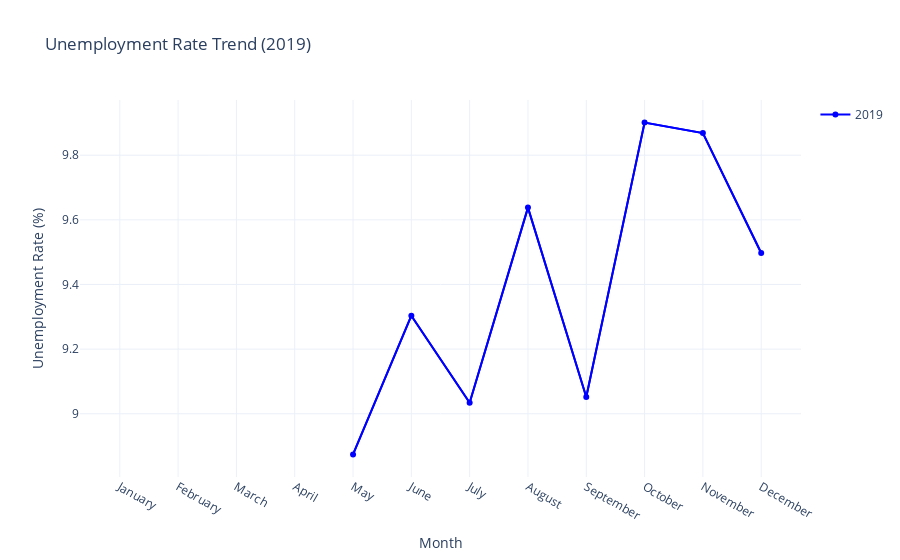

The code cell stored with this chart in its notebook:
### Code cell
df_2019 = df[df['Year'] == 2019]
month_order = [calendar.month_name[i] for i in range(1, 13)]
df_2019['Month'] = pd.Categorical(df_2019['Month'], categories=month_order, ordered=True)


df_2019_monthly_avg = df_2019.groupby('Month')['Estimated Unemployment Rate'].mean().reset_index()

fig_2019 = px.line(df_2019_monthly_avg, x='Month', y='Estimated Unemployment Rate', title='Unemployment Rate Trend (2019)',
                   labels={'Estimated Unemployment Rate': 'Unemployment Rate (%)'},
                   line_dash_sequence=['solid'], color_discrete_sequence=['blue'])

trace_2019 = go.Scatter(x=df_2019_monthly_avg['Month'], y=df_2019_monthly_avg['Estimated Unemployment Rate'], 
                        mode='markers+lines', name='2019', line=dict(color='blue'))

fig_2019.add_trace(trace_2019)
fig_2019.update_layout(
    xaxis_title='Month',
    yaxis_title='Unemployment Rate (%)',
    template='plotly_white'
)

fig_2019.show()

### Figure 1 — Plotly figure (JSON) as saved in the notebook; plotly's stock layout.template omitted (floating-point values rounded to 4 significant figures)
{"data": [{"hovertemplate": "Month=%{x}<br>Unemployment Rate (%)=%{y}<extra></extra>", "legendgroup": "", "line": {"color": "blue", "dash": "solid"}, "marker": {"symbol": "circle"}, "mode": "lines", "name": "", "orientation": "v", "showlegend": false, "type": "scatter", "x": ["January", "February", "March", "April", "May", "June", "July", "August", "September", "October", "November", "December"], "xaxis": "x", "y": [null, null, null, null, 8.874, 9.303, 9.034, 9.638, 9.052, 9.901, 9.868, 9.497], "yaxis": "y"}, {"line": {"color": "blue"}, "mode": "markers+lines", "name": "2019", "type": "scatter", "x": ["January", "February", "March", "April", "May", "June", "July", "August", "September", "October", "November", "December"], "y": [null, null, null, null, 8.874, 9.303, 9.034, 9.638, 9.052, 9.901, 9.868, 9.497]}], "layout": {"autosize": true, "legend": {"tracegroupgap": 0}, "title": {"text": "Unemployment Rate Trend (2019)"}, "xaxis": {"anchor": "y", "autorange": true, "domain": [0, 1], "range": [-0.6673, 11.67], "title": {"text": "Month"}, "type": "category"}, "yaxis": {"anchor": "x", "autorange": true, "domain": [0, 1], "range": [8.79, 9.986], "title": {"text": "Unemployment Rate (%)"}, "type": "linear"}}}
